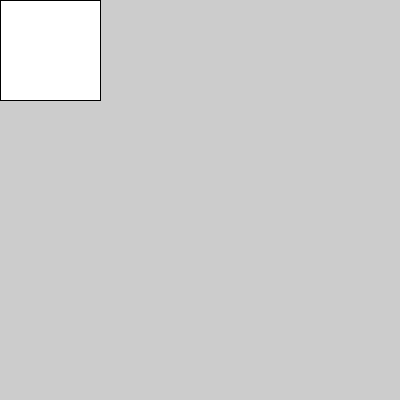
Frame 1 (no input)
Frame 60 (the mouse pressed at the canvas centre just before this capture): identical to frame 1, image omitted
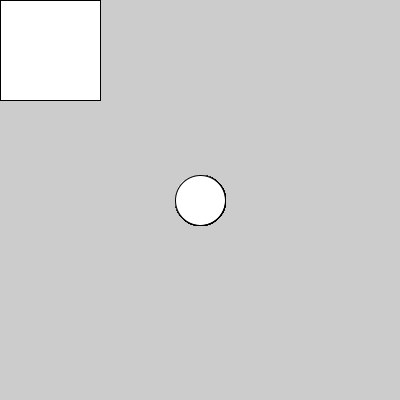
Frame 120 (the mouse held since frame 60 and released just before this capture)

The Processing sketch that drew these frames (run headless with seeded random() and noise(); from frame 60 on, the mouse is pressed at the canvas centre):

// Processing sketch: condicional_1
// ── condicional_1.pde
void setup() {
  size(400, 400);
}

void draw() {
  if (mousePressed) {
    ellipse(mouseX, mouseY, 50, 50);
  } else {
    rect(mouseX, mouseY, 100, 100);
  }
  
  
}
